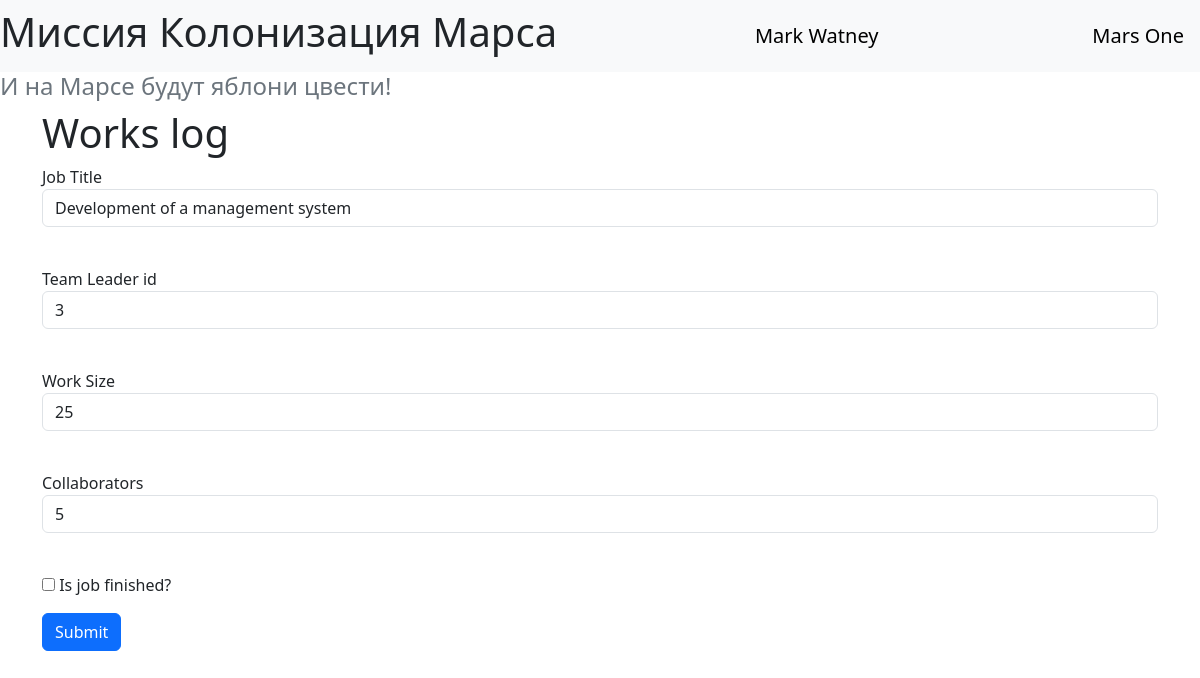
The page /jobs/3 (signed in) on the database its author committed.
### data/users.py (models this page shows, shortened)
class User(SqlAlchemyBase, UserMixin, SerializerMixin):
    __tablename__ = 'users'
    id = sqlalchemy.Column(sqlalchemy.Integer, primary_key=True, autoincrement=True)
    surname = sqlalchemy.Column(sqlalchemy.String, nullable=True)
    name = sqlalchemy.Column(sqlalchemy.String, nullable=True)
    age = sqlalchemy.Column(sqlalchemy.Integer, nullable=True)
    position = sqlalchemy.Column(sqlalchemy.String, nullable=True)
    speciality = sqlalchemy.Column(sqlalchemy.String, nullable=True)
    address = sqlalchemy.Column(sqlalchemy.String, nullable=True)
    email = sqlalchemy.Column(sqlalchemy.String, index=True, unique=True, nullable=True)
    hashed_password = sqlalchemy.Column(sqlalchemy.String, nullable=True)
    modified_date = sqlalchemy.Column(sqlalchemy.DateTime)
    jobs = orm.relationship("Jobs", back_populates='user')
    departments = orm.relationship("Department", back_populates='user')

### data/jobs.py (models this page shows, shortened)
class Jobs(SqlAlchemyBase, SerializerMixin):
    __tablename__ = 'jobs'
    id = sqlalchemy.Column(sqlalchemy.Integer, primary_key=True, autoincrement=True)
    team_leader = sqlalchemy.Column(sqlalchemy.Integer, sqlalchemy.ForeignKey("users.id"))
    job = sqlalchemy.Column(sqlalchemy.String, nullable=True)
    work_size = sqlalchemy.Column(sqlalchemy.Integer, nullable=True)
    collaborators = sqlalchemy.Column(sqlalchemy.String, nullable=True)
    start_date = sqlalchemy.Column(sqlalchemy.DateTime, default=datetime.datetime.now)
    end_date = sqlalchemy.Column(sqlalchemy.DateTime)
    is_finished = sqlalchemy.Column(sqlalchemy.Boolean, default=False)
    user = orm.relationship('User')

### main.py (the view, shortened to what this page needs)
@app.route('/jobs/<int:id>', methods=['GET', 'POST'])
@login_required
def edit_jobs(id):
    form = JobsForm()
    if request.method == "GET":
        db_sess = db_session.create_session()
        jobs = db_sess.query(Jobs).filter(Jobs.id == id,
                                          Jobs.user == current_user
                                          ).first()
        if jobs:
            form.job.data = jobs.job
            form.team_leader.data = jobs.team_leader
            form.work_size.data = jobs.work_size
            form.collaborators.data = jobs.collaborators
            form.is_finished.data = jobs.is_finished
        else:
            abort(404)
    return render_template('jobs.html',
                           title='Works log',
                           form=form
                           )

### forms/jobs.py
class JobsForm(FlaskForm):
    job = StringField("Job Title", validators=[DataRequired()])
    team_leader = IntegerField("Team Leader id")
    work_size = StringField("Work Size")
    collaborators = StringField("Collaborators")
    is_finished = BooleanField("Is job finished?")
    submit = SubmitField('Submit')

### data/db_session.py (called while the page is built)
def create_session() -> Session:
    global __factory
    return __factory()

### main.py (called while the page is built)
@login_manager.user_loader
def load_user(user_id):
    db_sess = db_session.create_session()
    return db_sess.query(User).get(user_id)

### templates/jobs.html (shortened to what this page needs)
{% extends "base.html" %}
{% block content %}
<h1>{{ title }}</h1>
<form action="" method="post">
    <p>
        {{ form.job.label }}<br>
        {{ form.job(class="form-control") }}<br>
    </p>
    <p>
        {{ form.team_leader.label }}<br>
        {{ form.team_leader(class="form-control") }}<br>
    </p>
    <p>
        {{ form.work_size.label }}<br>
        {{ form.work_size(class="form-control") }}<br>
    </p>
    <p>
        {{ form.collaborators.label }}<br>
        {{ form.collaborators(class="form-control") }}<br>
    </p>
    <p>{{ form.is_finished() }} {{ form.is_finished.label }}</p>
    <p>{{ form.submit(type="submit", class="btn btn-primary") }}</p>
</form>
{% endblock %}

### templates/base.html (shortened to what this page needs)
<!doctype html>
<html lang="en">
<head>
    <link href="https://cdn.jsdelivr.net/npm/bootstrap@5.3.0/dist/css/bootstrap.min.css" rel="stylesheet"
>
</head>
<body>
    <header>
        <nav class="navbar navbar-light bg-light">
            <h1>Миссия Колонизация Марса</h1>
            {% if current_user.is_authenticated %}
                <a class="navbar-brand" href="/logout">{{ current_user.name }} {{ current_user.surname }}</a>
            {% else %}
                <p>
                    <a class="btn btn-primary " href="/register">Register</a>
                    <a class="btn btn-success" href="/login">Log in</a>
                </p>
            {% endif %}
            <a class="navbar-brand" href="#">Mars One</a>
        </nav>
    </header>
    <h4 class="text-secondary">И на Марсе будут яблони цвести!</h4>
    <main role="main" class="container">
        {% block content %}{% endblock %}
    </main>
</body>
</html>

### rows shown on the page
User: name "Mark", surname "Watney"
Jobs: job "Development of a management system", team_leader "3", work_size "25", collaborators "5"

### other values the page prints
{{ title }} "Works log"
